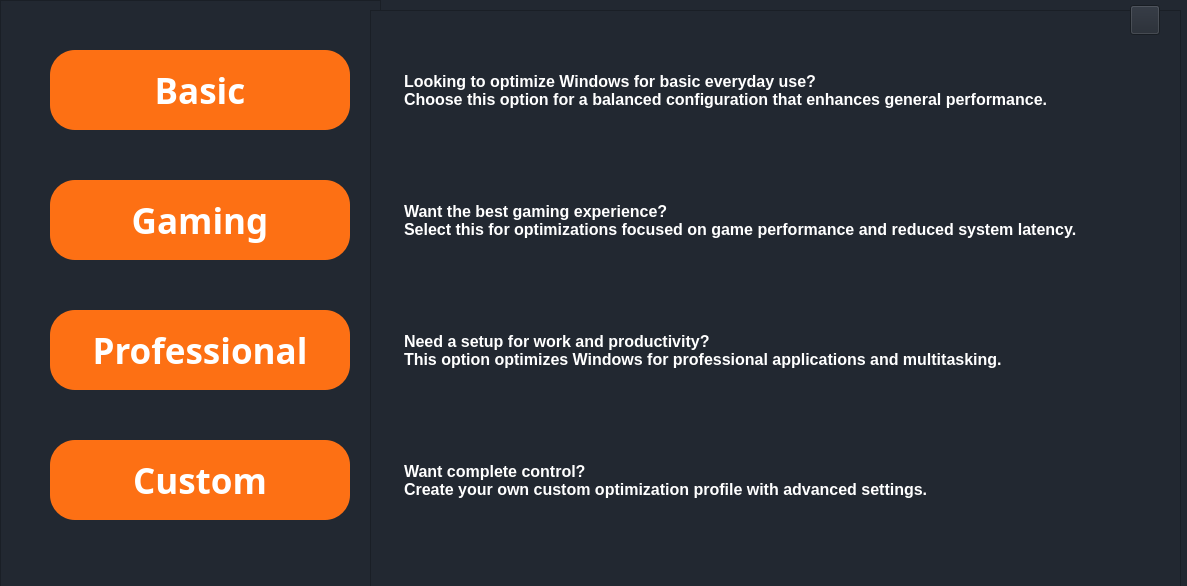
<?xml version="1.0" encoding="UTF-8"?>
<ui version="4.0">
 <class>Form</class>
 <widget class="QWidget" name="Form">
  <property name="geometry">
   <rect>
    <x>0</x>
    <y>0</y>
    <width>1187</width>
    <height>586</height>
   </rect>
  </property>
  <property name="windowTitle">
   <string>Form</string>
  </property>
  <property name="styleSheet">
   <string notr="true">QWidget {
    background-color: rgb(34, 40, 49);
	color: rgb(255, 255, 255)
}
</string>
  </property>
  <widget class="QFrame" name="frame">
   <property name="geometry">
    <rect>
     <x>0</x>
     <y>0</y>
     <width>381</width>
     <height>681</height>
    </rect>
   </property>
   <property name="frameShape">
    <enum>QFrame::StyledPanel</enum>
   </property>
   <property name="frameShadow">
    <enum>QFrame::Raised</enum>
   </property>
   <widget class="QPushButton" name="Basic_Butten">
    <property name="geometry">
     <rect>
      <x>50</x>
      <y>50</y>
      <width>300</width>
      <height>80</height>
     </rect>
    </property>
    <property name="font">
     <font>
      <family>Microsoft YaHei</family>
      <pointsize>26</pointsize>
      <weight>75</weight>
      <bold>true</bold>
     </font>
    </property>
    <property name="cursor">
     <cursorShape>PointingHandCursor</cursorShape>
    </property>
    <property name="toolTip">
     <string>&lt;html&gt;&lt;head/&gt;&lt;body&gt;&lt;p&gt;Go to Basic Option&lt;/p&gt;&lt;/body&gt;&lt;/html&gt;</string>
    </property>
    <property name="styleSheet">
     <string notr="true">QPushButton {
    background-color: #FD7014;
    background-image: url(:/bg/Button_BG.jpg);
    background-repeat: no-repeat;
    background-position: center;
    border-radius: 25px;
    border: none;
    padding: 10px 40px;
    color: rgb(255, 255, 255);
}

QPushButton:hover {
    background-color: #E65C00; 
}

QPushButton:pressed {
    background-color: #CC4D00; 
}

QPushButton {
    box-shadow: 0px 4px 10px rgba(0, 0, 0, 0.5); 
}
</string>
    </property>
    <property name="text">
     <string>Basic</string>
    </property>
   </widget>
   <widget class="QPushButton" name="Gaming_Butten">
    <property name="geometry">
     <rect>
      <x>50</x>
      <y>180</y>
      <width>300</width>
      <height>80</height>
     </rect>
    </property>
    <property name="font">
     <font>
      <family>Microsoft YaHei</family>
      <pointsize>26</pointsize>
      <weight>75</weight>
      <bold>true</bold>
     </font>
    </property>
    <property name="cursor">
     <cursorShape>PointingHandCursor</cursorShape>
    </property>
    <property name="toolTip">
     <string>&lt;html&gt;&lt;head/&gt;&lt;body&gt;&lt;p&gt;Go to Gaming Option&lt;/p&gt;&lt;/body&gt;&lt;/html&gt;</string>
    </property>
    <property name="styleSheet">
     <string notr="true">QPushButton {
    background-color: #FD7014;
    background-image: url(:/bg/Button_BG.jpg);
    background-repeat: no-repeat;
    background-position: center;
    border-radius: 25px;
    border: none;
    padding: 10px 40px;
    color: rgb(255, 255, 255);
}

QPushButton:hover {
    background-color: #E65C00; 
}

QPushButton:pressed {
    background-color: #CC4D00; 
}

QPushButton {
    box-shadow: 0px 4px 10px rgba(0, 0, 0, 0.5); 
}
</string>
    </property>
    <property name="text">
     <string>Gaming</string>
    </property>
    <property name="autoDefault">
     <bool>false</bool>
    </property>
    <property name="default">
     <bool>false</bool>
    </property>
    <property name="flat">
     <bool>false</bool>
    </property>
   </widget>
   <widget class="QPushButton" name="Professional_Butten">
    <property name="geometry">
     <rect>
      <x>50</x>
      <y>310</y>
      <width>300</width>
      <height>80</height>
     </rect>
    </property>
    <property name="font">
     <font>
      <family>Microsoft YaHei</family>
      <pointsize>26</pointsize>
      <weight>75</weight>
      <bold>true</bold>
     </font>
    </property>
    <property name="cursor">
     <cursorShape>PointingHandCursor</cursorShape>
    </property>
    <property name="toolTip">
     <string>&lt;html&gt;&lt;head/&gt;&lt;body&gt;&lt;p&gt;Go to Professional Option&lt;/p&gt;&lt;/body&gt;&lt;/html&gt;</string>
    </property>
    <property name="styleSheet">
     <string notr="true">QPushButton {
    background-color: #FD7014;
    background-image: url(:/bg/Button_BG.jpg);
    background-repeat: no-repeat;
    background-position: center;
    border-radius: 25px;
    border: none;
    padding: 10px 40px;
    color: rgb(255, 255, 255);
}

QPushButton:hover {
    background-color: #E65C00; 
}

QPushButton:pressed {
    background-color: #CC4D00; 
}

QPushButton {
    box-shadow: 0px 4px 10px rgba(0, 0, 0, 0.5); 
}
</string>
    </property>
    <property name="text">
     <string>Professional</string>
    </property>
   </widget>
   <widget class="QPushButton" name="Custom_Butten">
    <property name="geometry">
     <rect>
      <x>50</x>
      <y>440</y>
      <width>300</width>
      <height>80</height>
     </rect>
    </property>
    <property name="font">
     <font>
      <family>Microsoft YaHei</family>
      <pointsize>26</pointsize>
      <weight>75</weight>
      <bold>true</bold>
     </font>
    </property>
    <property name="cursor">
     <cursorShape>PointingHandCursor</cursorShape>
    </property>
    <property name="toolTip">
     <string>&lt;html&gt;&lt;head/&gt;&lt;body&gt;&lt;p&gt;Go to Custom Option&lt;/p&gt;&lt;/body&gt;&lt;/html&gt;</string>
    </property>
    <property name="styleSheet">
     <string notr="true">QPushButton {
    background-color: #FD7014;
    background-image: url(:/bg/Button_BG.jpg);
    background-repeat: no-repeat;
    background-position: center;
    border-radius: 25px;
    border: none;
    padding: 10px 40px;
    color: rgb(255, 255, 255);
}

QPushButton:hover {
    background-color: #E65C00; 
}

QPushButton:pressed {
    background-color: #CC4D00; 
}

QPushButton {
    box-shadow: 0px 4px 10px rgba(0, 0, 0, 0.5); 
}
</string>
    </property>
    <property name="text">
     <string>Custom</string>
    </property>
   </widget>
  </widget>
  <widget class="QFrame" name="frame_2">
   <property name="geometry">
    <rect>
     <x>370</x>
     <y>10</y>
     <width>811</width>
     <height>681</height>
    </rect>
   </property>
   <property name="frameShape">
    <enum>QFrame::StyledPanel</enum>
   </property>
   <property name="frameShadow">
    <enum>QFrame::Raised</enum>
   </property>
   <widget class="QLabel" name="label_4">
    <property name="geometry">
     <rect>
      <x>20</x>
      <y>430</y>
      <width>770</width>
      <height>80</height>
     </rect>
    </property>
    <property name="font">
     <font>
      <pointsize>-1</pointsize>
      <weight>75</weight>
      <bold>true</bold>
     </font>
    </property>
    <property name="styleSheet">
     <string notr="true">QLabel {
    background: qlineargradient(x1:0, y1:0, x2:1, y2:0, 
                                stop:0 #FD7014, 
                                stop:1 #222831);
    color: rgb(255, 255, 255);
    padding: 10px;
    border-radius: 10px;
    font-size: 16px;
    text-align: center;
 	font-weight: bold;
}
</string>
    </property>
    <property name="text">
     <string>Want complete control?
Create your own custom optimization profile with advanced settings.</string>
    </property>
   </widget>
   <widget class="QLabel" name="label_3">
    <property name="geometry">
     <rect>
      <x>20</x>
      <y>300</y>
      <width>770</width>
      <height>80</height>
     </rect>
    </property>
    <property name="font">
     <font>
      <pointsize>-1</pointsize>
      <weight>75</weight>
      <bold>true</bold>
     </font>
    </property>
    <property name="styleSheet">
     <string notr="true">QLabel {
    background: qlineargradient(x1:0, y1:0, x2:1, y2:0, 
                                stop:0 #FD7014, 
                                stop:1 #222831);
    color: rgb(255, 255, 255);
    padding: 10px;
    border-radius: 10px;
    font-size: 16px;
    text-align: center;
 	font-weight: bold;
}
</string>
    </property>
    <property name="text">
     <string>Need a setup for work and productivity?
This option optimizes Windows for professional applications and multitasking.</string>
    </property>
   </widget>
   <widget class="QLabel" name="label_2">
    <property name="geometry">
     <rect>
      <x>20</x>
      <y>170</y>
      <width>770</width>
      <height>80</height>
     </rect>
    </property>
    <property name="font">
     <font>
      <pointsize>-1</pointsize>
      <weight>75</weight>
      <bold>true</bold>
     </font>
    </property>
    <property name="styleSheet">
     <string notr="true">QLabel {
    background: qlineargradient(x1:0, y1:0, x2:1, y2:0, 
                                stop:0 #FD7014, 
                                stop:1 #222831);
    color: rgb(255, 255, 255);
    padding: 10px;
    border-radius: 10px;
    font-size: 16px;
    text-align: center;
 	font-weight: bold;
}
</string>
    </property>
    <property name="text">
     <string>Want the best gaming experience?
Select this for optimizations focused on game performance and reduced system latency.</string>
    </property>
   </widget>
   <widget class="QLabel" name="label">
    <property name="geometry">
     <rect>
      <x>20</x>
      <y>40</y>
      <width>770</width>
      <height>80</height>
     </rect>
    </property>
    <property name="minimumSize">
     <size>
      <width>631</width>
      <height>0</height>
     </size>
    </property>
    <property name="font">
     <font>
      <pointsize>-1</pointsize>
      <weight>75</weight>
      <bold>true</bold>
     </font>
    </property>
    <property name="styleSheet">
     <string notr="true">QLabel {
    background: qlineargradient(x1:0, y1:0, x2:1, y2:0, 
                                stop:0 #FD7014, 
                                stop:1 #222831);
    color: rgb(255, 255, 255);
    padding: 10px;
    border-radius: 10px;
    font-size: 16px;
    text-align: center;
 	font-weight: bold;
}
</string>
    </property>
    <property name="frameShape">
     <enum>QFrame::NoFrame</enum>
    </property>
    <property name="frameShadow">
     <enum>QFrame::Plain</enum>
    </property>
    <property name="text">
     <string>Looking to optimize Windows for basic everyday use?
Choose this option for a balanced configuration that enhances general performance.</string>
    </property>
   </widget>
  </widget>
  <widget class="QToolButton" name="info_butten">
   <property name="geometry">
    <rect>
     <x>1130</x>
     <y>5</y>
     <width>30</width>
     <height>30</height>
    </rect>
   </property>
   <property name="cursor">
    <cursorShape>PointingHandCursor</cursorShape>
   </property>
   <property name="autoFillBackground">
    <bool>false</bool>
   </property>
   <property name="styleSheet">
    <string notr="true">QWidget { 
    background-repeat: no-repeat;
    background-position: center;
    background-size: cover;
}</string>
   </property>
   <property name="text">
    <string/>
   </property>
   <property name="icon">
    <iconset>
     <normaloff>exclamation.png</normaloff>exclamation.png</iconset>
   </property>
   <property name="iconSize">
    <size>
     <width>512</width>
     <height>512</height>
    </size>
   </property>
  </widget>
 </widget>
 <resources>
  <include location="bg.qrc"/>
  <include location="icons.qrc"/>
 </resources>
 <connections/>
</ui>
